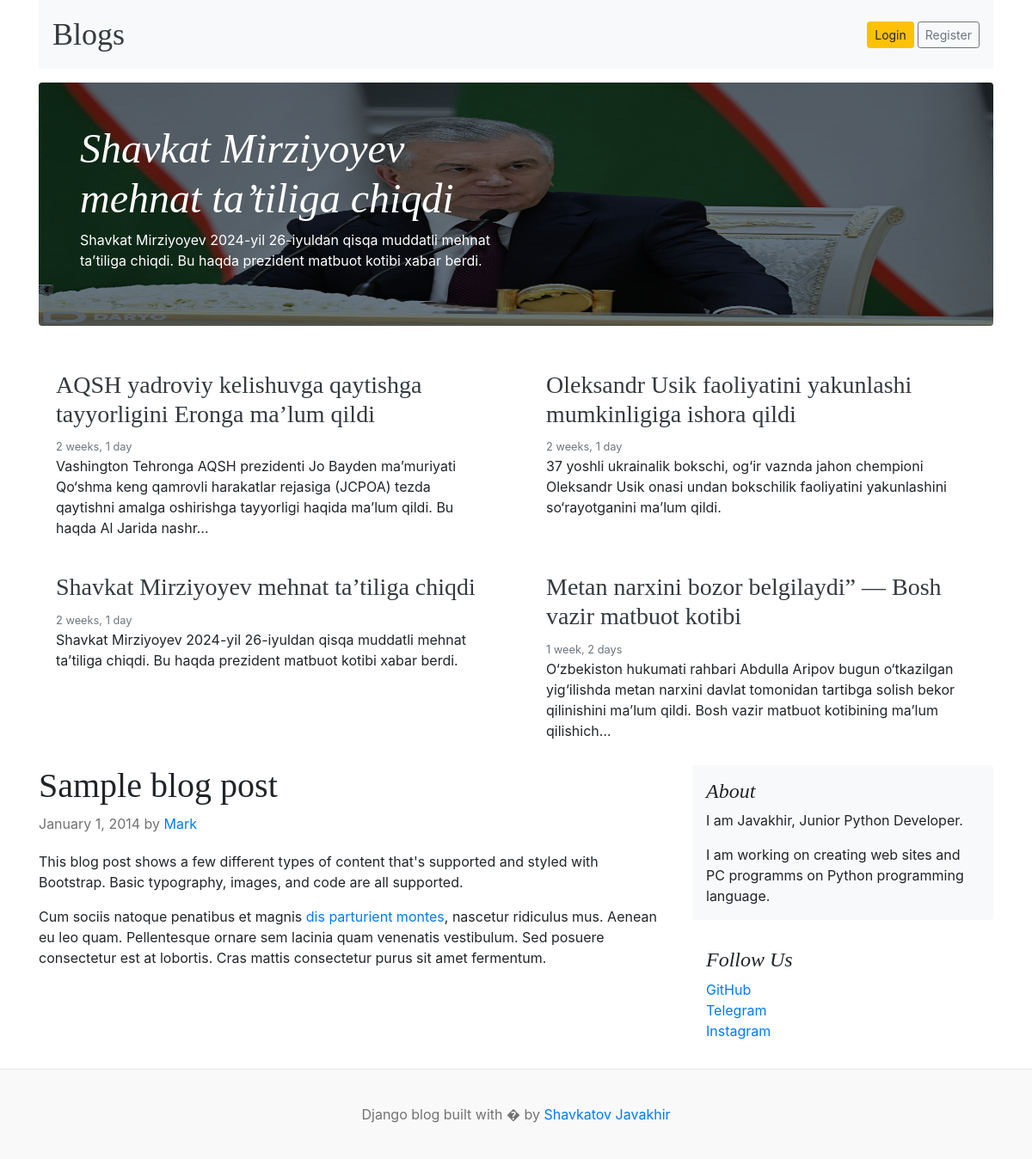
The app's page /blogs/ with its own data.
### blogs/models.py (models this page shows, shortened)
class Blog(models.Model):
    title = models.CharField(max_length=200)
    slug = models.SlugField(unique=True, null=False)
    category = models.ForeignKey(Category, null=True, blank=True, on_delete=models.SET_NULL)
    author = models.ForeignKey(User, null=True, on_delete=models.SET_NULL)
    is_featured = models.BooleanField(default=False)
    featured_image = models.ImageField(upload_to='uploads/%Y/%m/%d')
    short_description = models.TextField(null=True)
    words = models.TextField(blank=True, null=True)
    body = models.TextField(blank=True)
    status = models.IntegerField(default=0, choices=STATUS_CHOICES, null=False)
    created_at = models.DateTimeField(auto_now_add=True)
    updated_at = models.DateTimeField(auto_now=True)
    class Meta:
        verbose_name_plural = "Blogs"
        verbose_name = "Blog"

### settingsapp/models.py (models this page shows, shortened)
class About(models.Model):
    title = models.CharField(max_length=300)
    description = models.CharField(max_length=500)
    class Meta:
        verbose_name_plural = 'About'

class Social_links(models.Model):
    name = models.CharField(max_length=100)
    link = models.URLField(unique=True)
    class Meta:
        verbose_name_plural = "Social_links"

### blogs/views.py (the view)
# urls.py: path("blogs/", include("blogs.urls")),
def blogs(request):
    blog = Blog.objects.filter(status=1)
    featured = blog.filter(is_featured=True)
    random_blog = random.choice(featured)
    context = {
        'blogs': blog,
        'featured': featured,
        'random_blog': random_blog,
    }
    return render(request, 'blogs.html', context)

### blogs/context_processor.py (called while the page is built)
def header(req):
    category = Category.objects.all()
    context = {
        'categories': category
    }
    return context

def get_about(request):
    about = About.objects.all()
    links = Social_links.objects.all()
    telegram = links.get(name='Telegram')
    context = {
        'about': about,
        'links': links,
        'telegram': telegram
        }
    return context

### templates/blogs.html
{% extends 'header.html' %}
{% load static %}
{% block content %}
<a href="{% url 'blog' random_blog.slug %}" style="text-decoration: none;">
  <div class="jumbotron p-3 p-md-5 text-white rounded bg-dark" style="background-image: url({{random_blog.featured_image.url}});background-blend-mode: overlay;background-size: 100% 100%;">
  <div class="col-md-6 px-0">
      <h1 class="display-4 font-italic">{{random_blog.title}}</h1>
      <p>{{random_blog.short_description|truncatewords:20}}</p>
  </div>
</div>
</a>
<div class="row mb-2">
    {% for blog in blogs %}
    <div class="col-md-6">
      <div class="card border-0" >
        <div class="card-body">
          <a href="{% url 'blog' blog.slug %}" class="text-dark font-weight-bold" style="text-decoration: double;"><h3>{{blog.title}}</h3></a>
          <small class="mb-1 text-muted">{{blog.created_at|timesince}}</small>
          <p class="card-text">{{blog.short_description|truncatechars:200}}</p>
        </div>
      </div>
    </div>
    {% endfor %}
</div>
  <main role="main" class="container p-0">
    <div class="row">
      <div class="col-md-8 blog-main">
        <div class="blog-post">
          <h2 class="blog-post-title">Sample blog post</h2>
          <p class="blog-post-meta">January 1, 2014 by <a href="#">Mark</a></p>
          <p>This blog post shows a few different types of content that's supported and styled with Bootstrap. Basic typography, images, and code are all supported.</p>
          <p>Cum sociis natoque penatibus et magnis <a href="#">dis parturient montes</a>, nascetur ridiculus mus. Aenean eu leo quam. Pellentesque ornare sem lacinia quam venenatis vestibulum. Sed posuere consectetur est at lobortis. Cras mattis consectetur purus sit amet fermentum.</p>
        </div>
      </div>
      {% include 'about.html' %}
    </div>
  </main>
{% endblock %}

### templates/about.html (shortened to what this page needs)
      <aside class="col-md-4 blog-sidebar">
        <div class="p-3 mb-3 bg-light rounded">
          <h4 class="font-italic">About</h4>
          {% for ab in about %}
          {{ab.title}}
          {% endfor %}
        <p class="mb-0">
          {% for ab in about %}
          {{ab.description}}
          {% endfor %}
        </p>
      </div>
      <div class="p-3">
        <h4 class="font-italic">Follow Us</h4>
        <ol class="list-unstyled">
          {% for link in links %}
          <li><a href="{{link.link}}" target="_blank">{{link.name}}</a></li>
          {% endfor %}
        </ol>
        </div>
      </aside>

### blog/static/css/blog.css (style rules this page uses)
h1, h2, h3, h4, h5, h6 { font-family: "Playfair Display", Georgia, "Times New Roman", serif; }
.display-4 { font-size: 2.5rem; }
@media (min-width: 768px) { .display-4 { font-size: 3rem; } }
.blog-post { margin-bottom: 4rem; }
.blog-post-title { font-size: 2.5rem; }
.blog-post-meta { margin-bottom: 1.25rem; color: #727272; }

### records on screen
Blog: featured_image (picture), title "Shavkat Mirziyoyev mehnat ta’tiliga chiqdi", short_description "Shavkat Mirziyoyev 2024-yil 26-iyuldan qisqa muddatli mehnat taʼtiliga chiqdi. Bu haqda prezident matbuot kotibi xabar berdi.", created_at "2 weeks, 1 day"
Blog: title "AQSH yadroviy kelishuvga qaytishga tayyorligini Eronga ma’lum qildi", created_at "2 weeks, 1 day", short_description "Vashington Tehronga AQSH prezidenti Jo Bayden maʼmuriyati Qo‘shma keng qamrovli harakatlar rejasiga (JCPOA) tezda qaytishni amalga oshirishga tayyorligi haqida maʼlum qildi. Bu haqda Al Jarida nashr…"
Blog: title "Oleksandr Usik faoliyatini yakunlashi mumkinligiga ishora qildi", created_at "2 weeks, 1 day", short_description "37 yoshli ukrainalik bokschi, og‘ir vaznda jahon chempioni Oleksandr Usik onasi undan bokschilik faoliyatini yakunlashini so‘rayotganini ma’lum qildi."
Blog: title "Metan narxini bozor belgilaydi” — Bosh vazir matbuot kotibi", created_at "1 week, 2 days", short_description "O‘zbekiston hukumati rahbari Abdulla Aripov bugun o‘tkazilgan yig‘ilishda metan narxini davlat tomonidan tartibga solish bekor qilinishini maʼlum qildi. Bosh vazir matbuot kotibining ma’lum qilishich…"
About: title "I am Javakhir, Junior Python Developer.", description "I am working on creating web sites and PC programms on Python programming language."
Social_links: name "GitHub"
Social_links: name "Telegram"
Social_links: name "Instagram"
